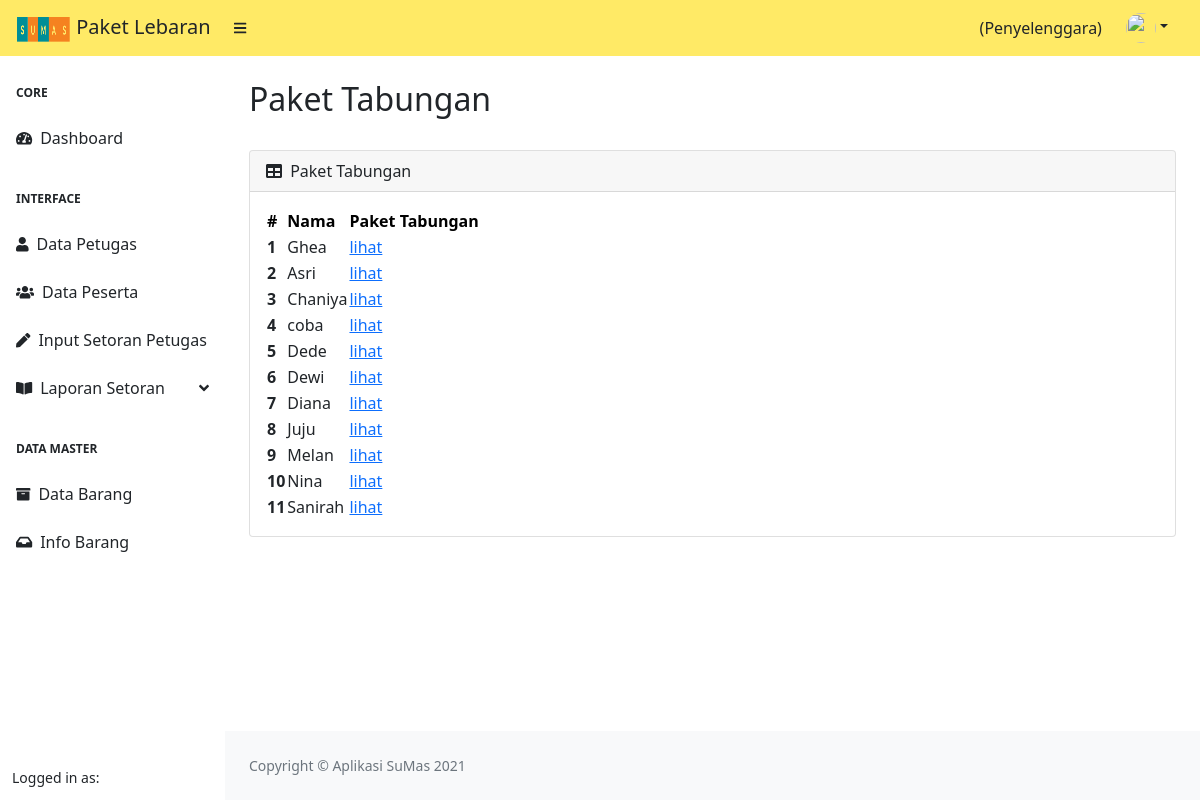
Page /index.php/penyelenggara/paket_tabungan on the earlier database version.
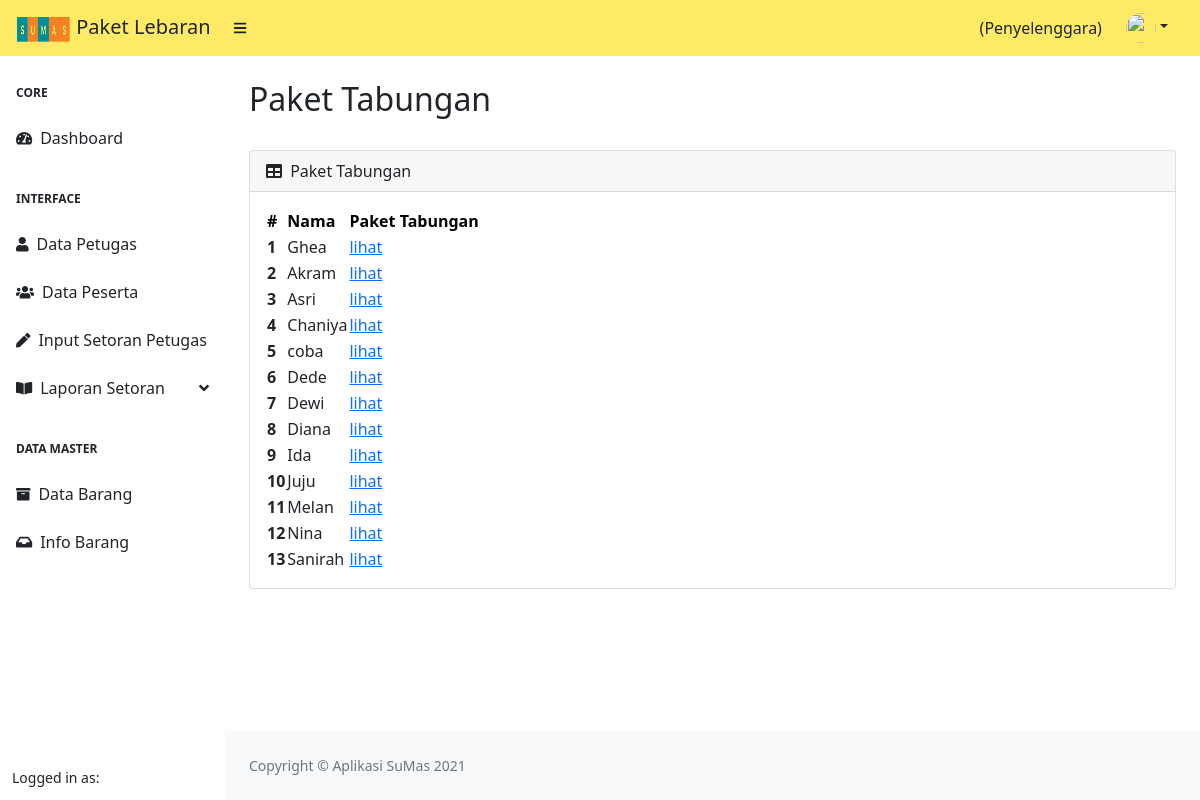
Same page on the later database version.
### tables this page shows
CREATE TABLE `user` (
  `id` int(11) NOT NULL,
  `nama_lengkap` varchar(225) NOT NULL,
  `alamat` varchar(225) NOT NULL,
  `no_hp` varchar(20) NOT NULL,
  `username` varchar(255) NOT NULL,
  `image` varchar(225) NOT NULL,
  `password` varchar(255) NOT NULL,
  `status` varchar(10) NOT NULL,
  `tabungan` varchar(225) DEFAULT NULL,
  `nama_petugas` varchar(50) NOT NULL,
  `id_petugas` int(11) NOT NULL,
  `created_at` datetime DEFAULT NULL
);

CREATE TABLE `target_barang` (
  `id_target_barang` int(11) NOT NULL,
  `id_user` int(11) NOT NULL,
  `id_barang` int(11) NOT NULL
);

### application/controllers/Penyelenggara.php (called while the page is built, shortened)
<?php
class Penyelenggara extends CI_Controller
{
    public function __construct()
    {
        $this->load->model('M_DataMaster');
        $this->load->model('M_Penyelenggara');
        $this->load->library('form_validation');
    }
    public function paket_tabungan()
    {
        $data['title'] = 'Paket Tabungan';
        $data['user'] = $this->db->get_where('penyelenggara', ['username' => $this->session->userdata('username')])->row_array();
        $data['rows'] = $this->M_Penyelenggara->getData()->result();
        $this->load->view('templates/header', $data);
        $this->load->view('templates/sidebar_penyelenggara', $data);
        $this->load->view('penyelenggara/paket_tabungan');
        $this->load->view('templates/footer');
    }
}

### index.php (called while the page is built, shortened)
<?php
require_once BASEPATH.'core/CodeIgniter.php';

### application/models/M_Penyelenggara.php (called while the page is built, shortened)
<?php
class M_Penyelenggara extends CI_Model
{
    public function getData()
    {
        $this->db->select('*, user.id as id_user');
        $this->db->from('user');
        $this->db->join('target_barang', 'target_barang.id_user = user.id', 'left');
        $this->db->join('barang', 'barang.id = target_barang.id_barang', 'left');
        $this->db->group_by('username');
        return $this->db->get();
    }
}

### application/views/penyelenggara/paket_tabungan.php (the view, shortened to what this page needs)
<div id="layoutSidenav_content">
    <main>
        <div class="container-fluid px-4">
            <h2 class="mt-4"><?= $title;  ?></h2>
            <div class="row">
                <div class="col-md-12">
                    <div class="card mb-4">
                        <div class="card-header">
                            <i class="fas fa-table me-1"></i>
                            Paket Tabungan
                        </div>
                        <div class="card-body">
                            <table id="datatablesSimple">
                                <thead>
                                    <tr class="table-warning">
                                        <th>#</th>
                                        <th>Nama</th>
                                        <th>Paket Tabungan</th>
                                    </tr>
                                </thead>
                                <tbody>
                                    <?php
                                    $count = 0;
                                    foreach ($rows as $row) :
                                        $count = $count + 1;
                                    ?>
                                        <tr>
                                            <th scope="row"><?= $count ?></th>
                                            <td><?= $row->nama_lengkap ?></td>
                                            <td><a href="<?= base_url('penyelenggara/detail_tabungan/') . $row->id_user  ?>">lihat</a></td>
                                        </tr>
                                    <?php endforeach; ?>
                                </tbody>
                            </table>
                        </div>
                    </div>
                </div>
            </div>
        </div>
    </main>

Differences in the rows shown:
added target_barang: id_user.nama_lengkap "Akram"
added target_barang: id_user.nama_lengkap "Ida"
